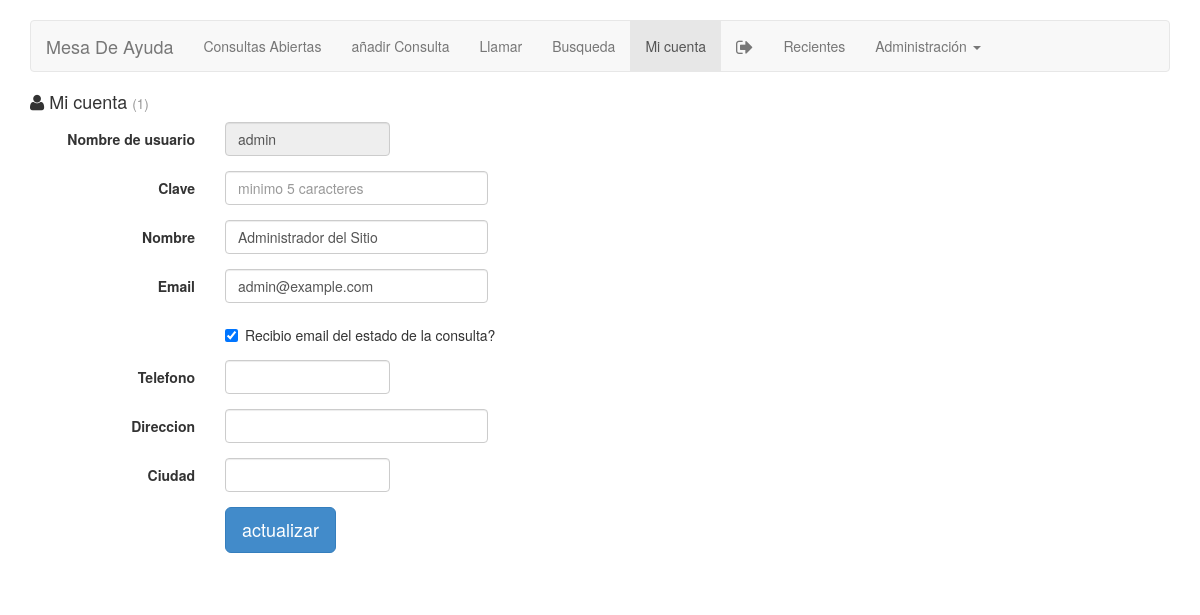
/fhd_myaccount.php (signed in), run on the app's committed database.
### tables this page shows
CREATE TABLE IF NOT EXISTS `site_users` (
  `user_id` int(11) NOT NULL AUTO_INCREMENT,
  `user_login` varchar(30) NOT NULL,
  `user_password` varchar(225) DEFAULT NULL,
  `user_name` varchar(200) NOT NULL,
  `user_address` varchar(200) NOT NULL,
  `user_city` varchar(100) NOT NULL,
  `user_state` char(3) NOT NULL,
  `user_zip` varchar(20) NOT NULL,
  `user_country` char(3) NOT NULL,
  `user_phone` varchar(39) NOT NULL,
  `user_email` varchar(200) NOT NULL,
  `user_email2` varchar(200) NOT NULL,
  `user_im_aol` varchar(100) NOT NULL,
  `user_im_icq` varchar(100) NOT NULL,
  `user_im_msn` varchar(100) NOT NULL,
  `user_im_yahoo` varchar(100) NOT NULL,
  `user_im_other` varchar(200) NOT NULL,
  `user_status` int(1) NOT NULL DEFAULT '0',
  `user_level` int(1) NOT NULL DEFAULT '0',
  `user_pending` int(11) NOT NULL DEFAULT '0',
  `user_date` int(11) NOT NULL DEFAULT '0',
  `last_login` int(11) NOT NULL DEFAULT '0',
  `last_ip` varchar(20) NOT NULL,
  `user_msg_send` int(1) NOT NULL DEFAULT '0',
  `user_msg_subject` varchar(200) NOT NULL,
  `user_protect_delete` int(1) DEFAULT '0',
  `user_protect_edit` int(11) NOT NULL DEFAULT '0',
  PRIMARY KEY (`user_id`),
  KEY `user_pending` (`user_pending`),
  KEY `user_level` (`user_level`),
  KEY `user_status` (`user_status`),
  KEY `user_protect_edit` (`user_protect_edit`),
  KEY `user_msg_send` (`user_msg_send`)
);

### includes/checksession.php (called while the page is built, shortened)
<?php
if(isset($_SESSION['user_id'])){
	$user_id = $_SESSION['user_id'];
	}
	else{
	echo "<script>document.location.href='/?e=1'</script>";
	exit;
	}
?>

### includes/functions.php (called while the page is built, shortened)
<?php
function checkid($id) {
	if(!is_numeric($id)){
		echo "<p>Id invalida</p>";
		exit;
		}else{
	return $id;
	}
}

### includes/ez_sql_core.php (called while the page is built, shortened)
<?php
	class ezSQLcore
	{
		var $show_errors      = true;
		var $timers           = array();
		function get_host_port( $host, $default = false )
		{
			$port = $default;
			return array( $host, $port );
		}
		function flush()
		{
			$this->last_result = null;
		}
		function get_row($query=null,$output=OBJECT,$y=0)
		{
			if ( $query )
			{
				$this->query($query);
			}
			if ( $output == OBJECT )
			{
				return $this->last_result[$y]?$this->last_result[$y]:null;
			}
			elseif ( $output == ARRAY_A )
			{
				return $this->last_result[$y]?get_object_vars($this->last_result[$y]):null;
			}
			elseif ( $output == ARRAY_N )
			{
				return $this->last_result[$y]?array_values(get_object_vars($this->last_result[$y])):null;
			}
			else
			{
				$this->show_errors ? trigger_error(" \$db->get_row(string query, output type, int offset) -- Output type must be one of: OBJECT, ARRAY_A, ARRAY_N",E_USER_WARNING) : null;
			}
		}
		function timer_get_cur()
		{
			list($usec, $sec) = explode(" ",microtime());
			return ((float)$usec + (float)$sec);
		}
		function timer_start($timer_name)
		{
			$this->timers[$timer_name] = $this->timer_get_cur();
		}
		function timer_elapsed($timer_name)
		{
			return round($this->timer_get_cur() - $this->timers[$timer_name],2);
		}
	}

### includes/ez_sql_mysqli.php (called while the page is built, shortened)
<?php
	$ezsql_mysqli_str = array
	(
		1 => 'Require $dbuser and $dbpassword to connect to a database server',
		2 => 'Error establishing mySQLi database connection. Correct user/password? Correct hostname? Database server running?',
		3 => 'Require $dbname to select a database',
		4 => 'mySQLi database connection is not active',
		5 => 'Unexpected error while trying to select database'
	);
	class ezSQL_mysqli extends ezSQLcore
	{
		function connect($dbuser='', $dbpassword='', $dbhost='localhost', $dbport=false)
		{
			global $ezsql_mysqli_str; $return_val = false;
			if ( ! $dbuser )
			{
				$this->register_error($ezsql_mysqli_str[1].' in '.__FILE__.' on line '.__LINE__);
				$this->show_errors ? trigger_error($ezsql_mysqli_str[1],E_USER_WARNING) : null;
			}
			else if ( ! $this->dbh = new mysqli($dbhost,$dbuser,$dbpassword, '', $dbport) )
			{
				$this->register_error($ezsql_mysqli_str[2].' in '.__FILE__.' on line '.__LINE__);
				$this->show_errors ? trigger_error($ezsql_mysqli_str[2],E_USER_WARNING) : null;
			}
			else
			{
				$return_val = true;
			}
			return $return_val;
		}
		function query($query)
		{
			$return_val = 0;
			$query = trim($query);
			$this->result = @$this->dbh->query($query);
			$is_insert = false;
			if ( preg_match("/^(insert|delete|update|replace|truncate|drop|create|alter|begin|commit|rollback|set)/i",$query) )
			{
				$this->rows_affected = @$this->dbh->affected_rows;
				if ( preg_match("/^(insert|replace)\s+/i",$query) )
				{
					$this->insert_id = @$this->dbh->insert_id;
				}
				$return_val = $this->rows_affected;
			}
			else
			{
				$i=0;
				$num_rows=0;
				while ( $row = @$this->result->fetch_object() )
				{
					$num_rows++;
				}
				$this->num_rows = $num_rows;
				$return_val = $this->num_rows;
			}
			return $return_val;
		}
	}

### fhd_myaccount.php (the view, shortened to what this page needs)
<?php
include("includes/checksession.php");
?>
<!DOCTYPE html>
<html lang="en">
<head>
<?php
include("includes/header.php");
include("includes/all-nav.php");
include("includes/functions.php");
$user_id = checkid($user_id);
include("includes/ez_sql_core.php");
include("includes/ez_sql_mysqli.php");
$db = new ezSQL_mysqli(db_user,db_password,db_name,db_host);
$site_users = $db->get_row("SELECT user_login,user_password,user_name,user_address,user_city,user_state,user_zip,user_country,user_phone,user_email,user_msg_send,user_level FROM site_users WHERE (user_id = $user_id) limit 1;");
$user_msg_send = $site_users->user_msg_send;
?>
<h4><i class="fa fa-user"></i> Mi cuenta <small>(<?php echo $user_id;?>)</small></h4>
<form action="fhd_myaccount.php" method="post" class="form-horizontal" role="form">
<div class="form-group">
	<label for="user_login" class="col-sm-2 control-label">Nombre de usuario</label>
    <div class="col-sm-2">
	<input type="text" class="form-control" name="user_login" id="user_login" value="<?php echo $site_users->user_login;?>" readonly>
    </div>
</div>
<div class="form-group">
	<label for="user_password" class="col-sm-2 control-label">Clave</label>
    <div class="col-sm-3">
	<input type="text" class="form-control" name="user_password" id="user_password" value="" placeholder="minimo 5 caracteres">
    </div>
</div>
<div class="form-group">
	<label for="user_name" class="col-sm-2 control-label">Nombre</label>
    <div class="col-sm-3">
	<input type="text" class="form-control" name="user_name" id="user_name" value="<?php echo $site_users->user_name;?>">
    </div>
</div>
<div class="form-group">
	<label for="user_email" class="col-sm-2 control-label">Email</label>
    <div class="col-sm-3">
	<input type="email" class="form-control" name="user_email" id="user_email" value="<?php echo $site_users->user_email;?>">
	</div>
</div>
<div class="form-group">
	<div class="col-sm-offset-2 col-sm-6">
	<div class="checkbox">
    <label>
      <input type="checkbox" name="user_msg_send" value="1" <?php if($user_msg_send == 1){echo " CHECKED";}?>>Recibio email del estado de la consulta?
    </label>
	</div>
	</div>
</div>
<div class="form-group">
	<label for="user_phone" class="col-sm-2 control-label">Telefono</label>
    <div class="col-sm-2">
	<input type="text" class="form-control" name="user_phone" id="user_phone" value="<?php echo $site_users->user_phone;?>">
	</div>
</div>
<div class="form-group">
	<label for="user_address" class="col-sm-2 control-label">Direccion</label>
    <div class="col-sm-3">
	<input type="text" class="form-control" name="user_address" id="user_address" value="<?php echo $site_users->user_address;?>">
	</div>
</div>
<div class="form-group">
	<label for="user_city" class="col-sm-2 control-label">Ciudad</label>
    <div class="col-sm-2">
	<input type="text" class="form-control" name="user_city" id="user_city" value="<?php echo $site_users->user_city;?>">
	</div>
</div>
  <div class="form-group">
    <div class="col-sm-offset-2 col-sm-10">
      <input type="submit" value="actualizar" class="btn btn-primary btn-lg">
    </div>
  </div>
</form>
<br>
<?php include("includes/footer.php");

### css/navbar.css (style rules this page uses)
body { padding-top: 20px; padding-bottom: 20px; }

### data on the page
site_users: user_login "admin", user_name "Administrador del Sitio", user_email "admin@example.com", user_msg_send "☑"

### other printed values
$user_id "1"
